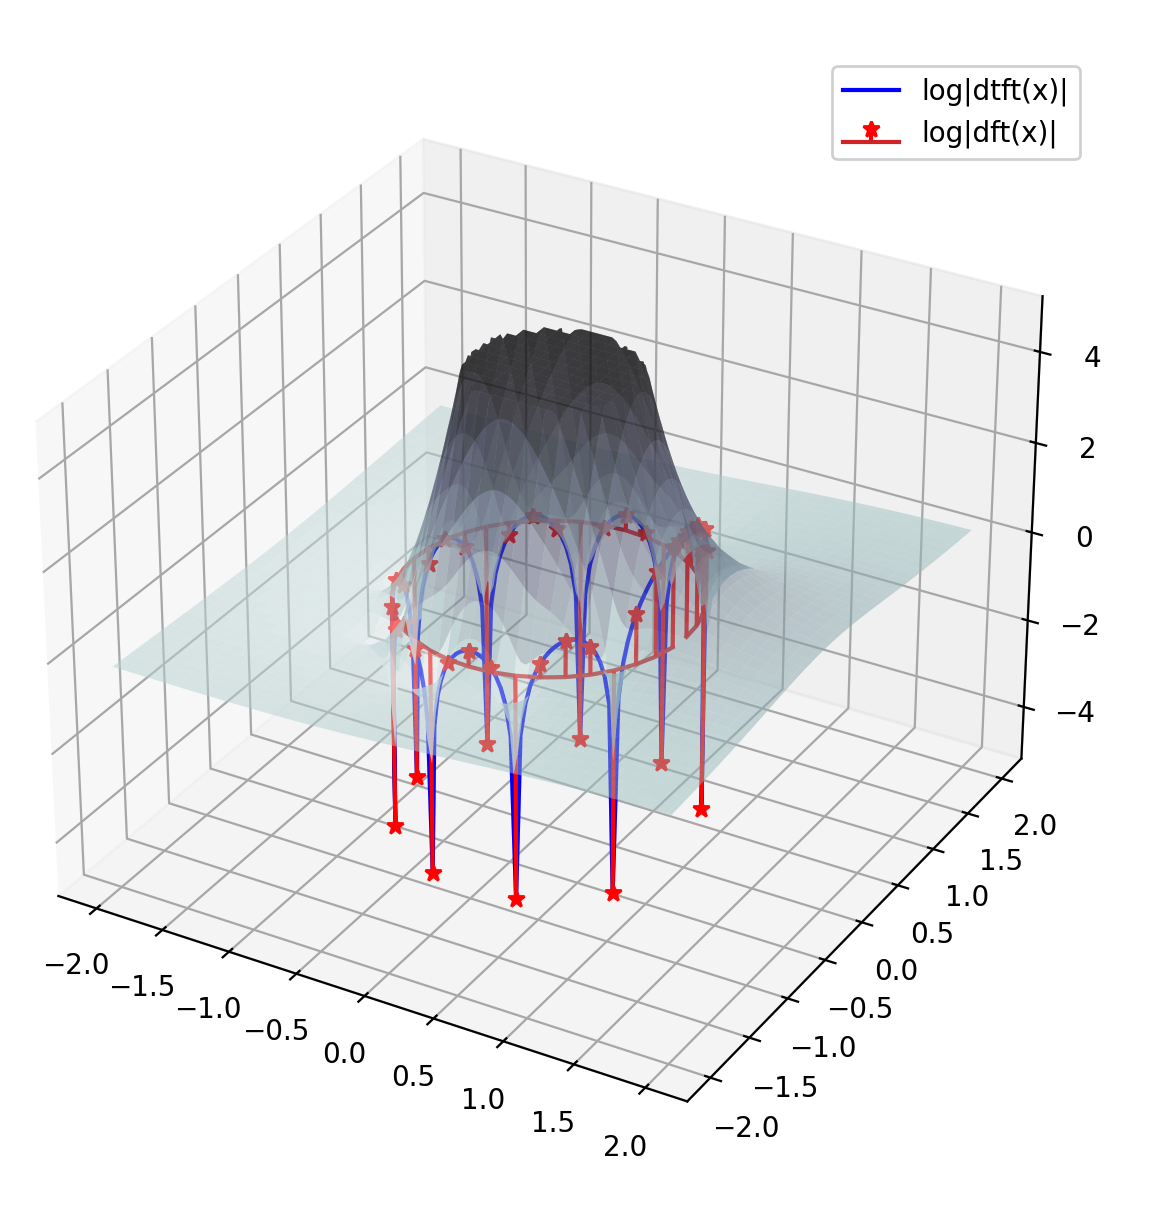

Here is the Python script that generated this plot:
import numpy as np
import matplotlib.pyplot as plt
from matplotlib import colormaps

N = 40
x = np.zeros(N)
k = N // 4
x[:k] += np.ones(k)

res = 128
real = np.linspace(-2, +2, res, endpoint=True)
imag = np.linspace(-2, +2, res, endpoint=True)
zValues = np.concatenate(
    [
        gg.flatten()[None, :]
        for gg in np.meshgrid(
            real,
            imag,
        )
    ]
).T

zTrafo = np.array(
    [
        (
            x
            * (zz[0] + 1j * zz[1])
            ** (-np.arange(N))
        ).sum()
        for zz in zValues
    ]
).reshape(res, res)

dtftValues = np.exp(
    1j
    * 2
    * np.pi
    * np.linspace(0, 1, 201, endpoint=True)
)
dtft = np.array(
    [
        (x * zz ** (-np.arange(N))).sum()
        for zz in dtftValues
    ]
)
dft = np.fft.fft(x)

fig, ax = plt.subplots(
    subplot_kw={"projection": "3d"}
)
ax.plot_surface(
    zValues[:, 0].reshape(res, res),
    zValues[:, 1].reshape(res, res),
    np.minimum(
        np.maximum(np.log(np.abs(zTrafo)), -5),
        5,
    ),
    cmap=colormaps["bone_r"],
    alpha=0.5,
    shade=True,
)
ax.plot(
    dtftValues.real,
    dtftValues.imag,
    np.minimum(
        np.maximum(np.log(np.abs(dtft)), -5),
        5,
    ),
    color="b",
    label="log|dtft(x)|",
    zorder=-3,
)
ax.stem(
    np.cos(2 * np.pi * np.fft.fftfreq(x.size)),
    np.sin(2 * np.pi * np.fft.fftfreq(x.size)),
    np.minimum(
        np.maximum(np.log(np.abs(dft)), -5),
        5,
    ),
    linefmt="r",
    markerfmt="*r",
    label="log|dft(x)|",
)
plt.legend()
plt.show()
